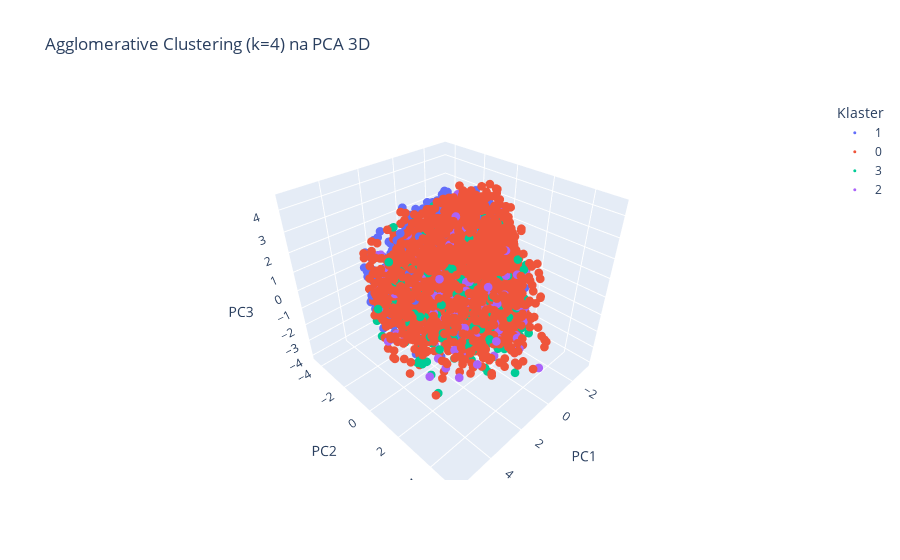

Notebook code for this chart:
### Markdown cell above
## Agglomerative Clustering

### Code cell
from sklearn.cluster import AgglomerativeClustering

agglomerative = AgglomerativeClustering(n_clusters=4)
agglomerative_clusters = agglomerative.fit_predict(X_pca)

plot_clusters_3d(X_pca, agglomerative_clusters, 'Agglomerative Clustering (k=4) na PCA 3D')
featire_importance = plot_feature_importance(df_scaled, agglomerative_clusters)
append_results('Agglomerative Clustering (k=4)', X_pca, agglomerative_clusters)

### Figure 1 — Plotly figure (JSON) as saved in the notebook; plotly's stock layout.template omitted (floating-point values rounded to 4 significant figures; data arrays with more than 128 entries replaced by an {"elided": "..."} marker saying what was removed)
{"data": [{"hovertemplate": "Klaster=1<br>PC1=%{x}<br>PC2=%{y}<br>PC3=%{z}<extra></extra>", "legendgroup": "1", "marker": {"color": "#636efa", "size": 3, "symbol": "circle"}, "mode": "markers", "name": "1", "scene": "scene", "showlegend": true, "type": "scatter3d", "x": {"elided": "4246 float values"}, "y": {"elided": "4246 float values"}, "z": {"elided": "4246 float values"}}, {"hovertemplate": "Klaster=0<br>PC1=%{x}<br>PC2=%{y}<br>PC3=%{z}<extra></extra>", "legendgroup": "0", "marker": {"color": "#EF553B", "size": 3, "symbol": "circle"}, "mode": "markers", "name": "0", "scene": "scene", "showlegend": true, "type": "scatter3d", "x": {"elided": "4384 float values"}, "y": {"elided": "4384 float values"}, "z": {"elided": "4384 float values"}}, {"hovertemplate": "Klaster=3<br>PC1=%{x}<br>PC2=%{y}<br>PC3=%{z}<extra></extra>", "legendgroup": "3", "marker": {"color": "#00cc96", "size": 3, "symbol": "circle"}, "mode": "markers", "name": "3", "scene": "scene", "showlegend": true, "type": "scatter3d", "x": {"elided": "749 float values"}, "y": {"elided": "749 float values"}, "z": {"elided": "749 float values"}}, {"hovertemplate": "Klaster=2<br>PC1=%{x}<br>PC2=%{y}<br>PC3=%{z}<extra></extra>", "legendgroup": "2", "marker": {"color": "#ab63fa", "size": 3, "symbol": "circle"}, "mode": "markers", "name": "2", "scene": "scene", "showlegend": true, "type": "scatter3d", "x": {"elided": "748 float values"}, "y": {"elided": "748 float values"}, "z": {"elided": "748 float values"}}], "layout": {"legend": {"title": {"text": "Klaster"}, "tracegroupgap": 0}, "scene": {"domain": {"x": [0, 1], "y": [0, 1]}, "xaxis": {"title": {"text": "PC1"}}, "yaxis": {"title": {"text": "PC2"}}, "zaxis": {"title": {"text": "PC3"}}}, "title": {"text": "Agglomerative Clustering (k=4) na PCA 3D"}}}
